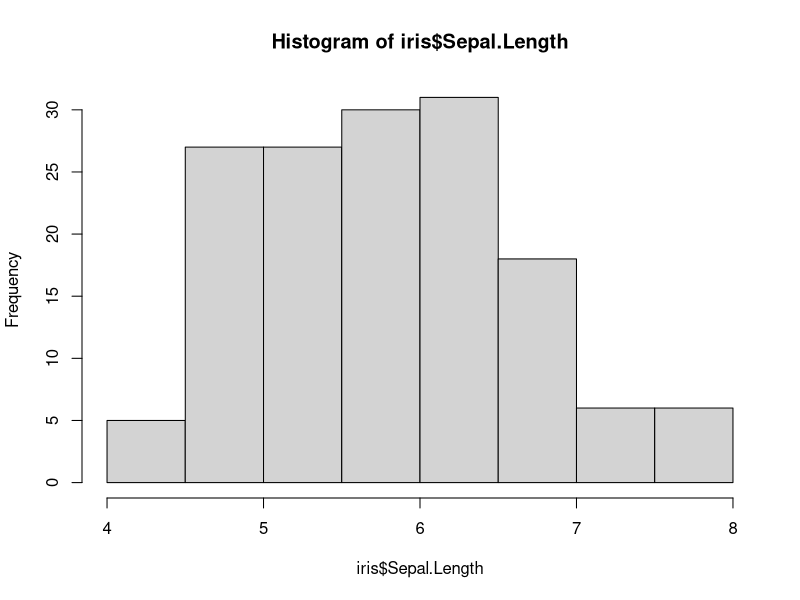
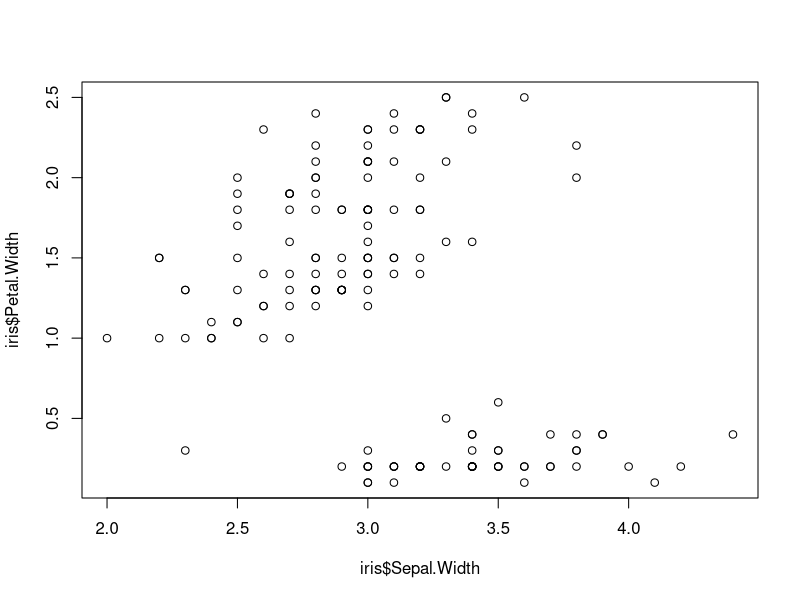
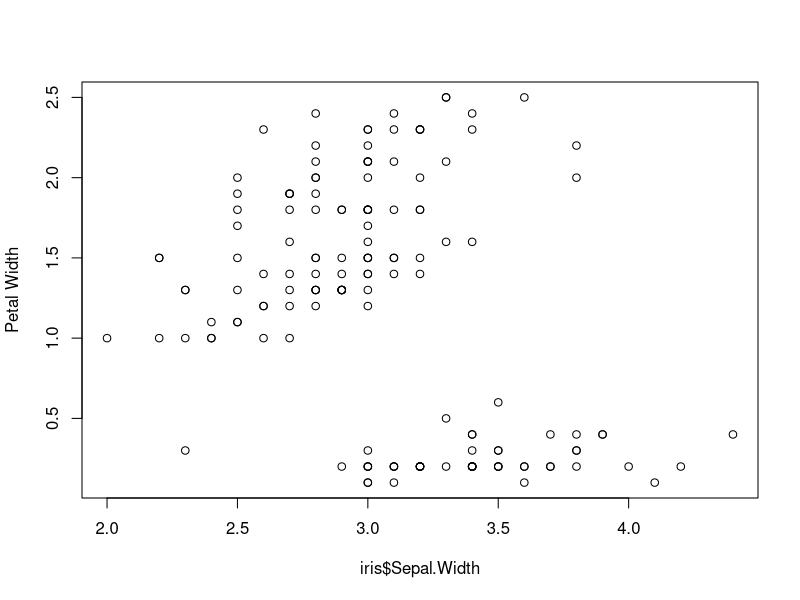
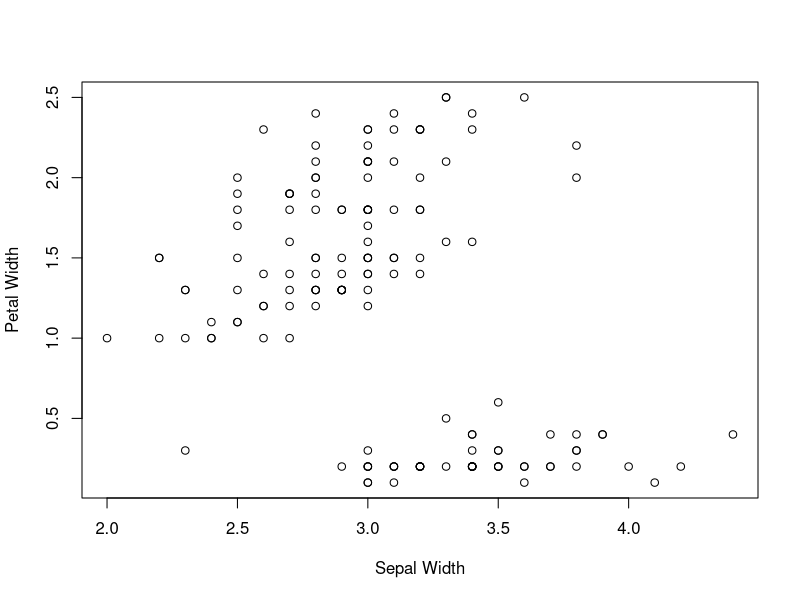
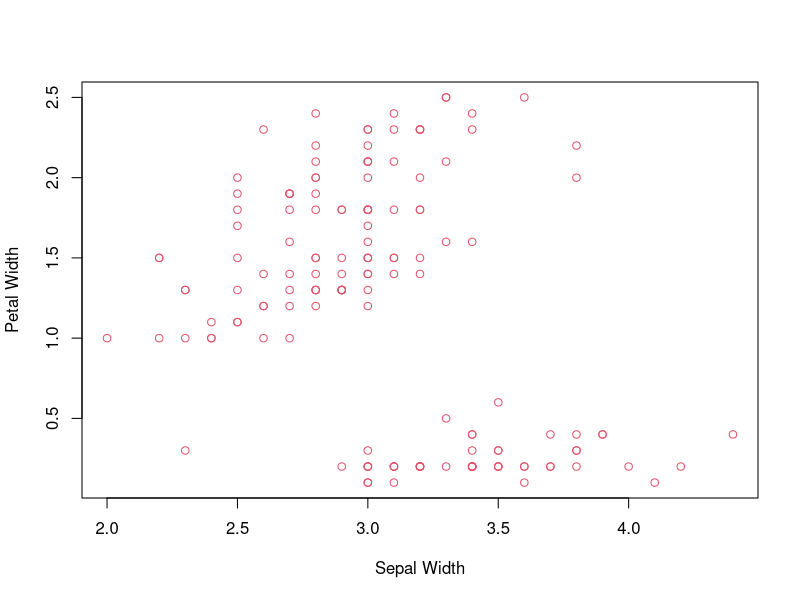
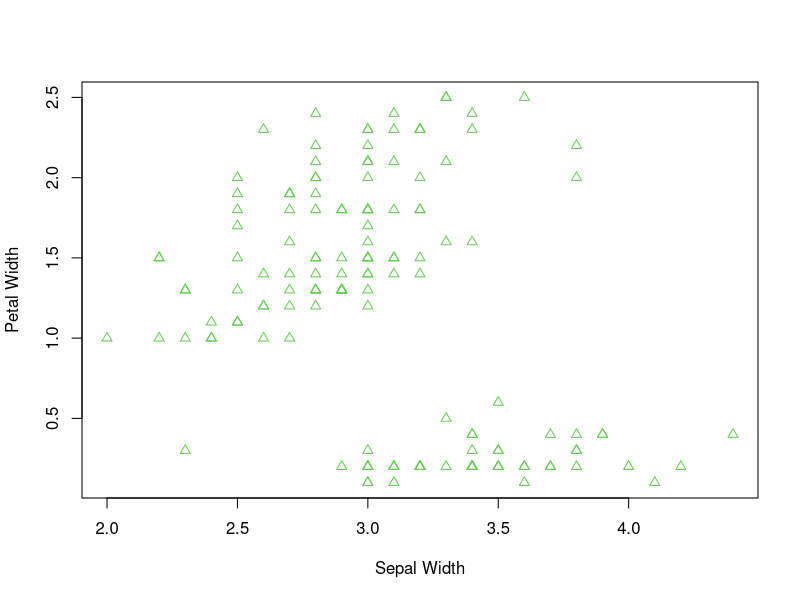
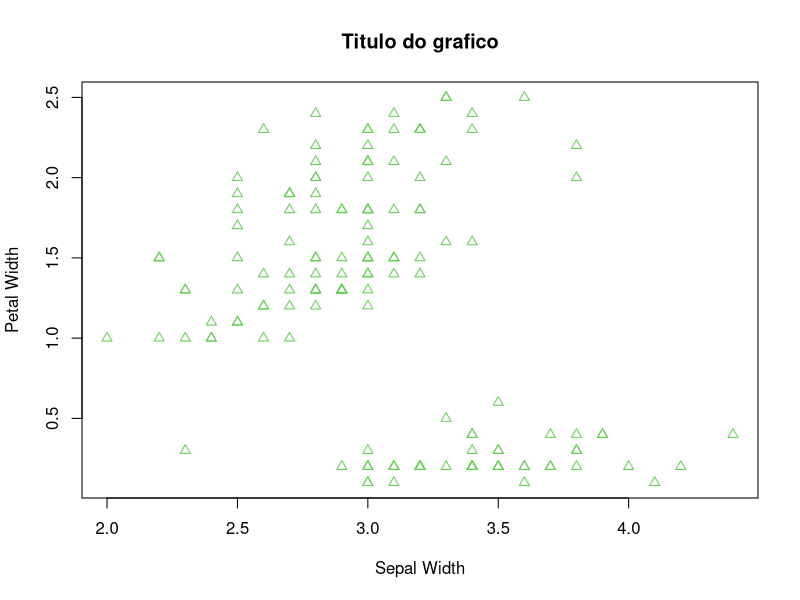
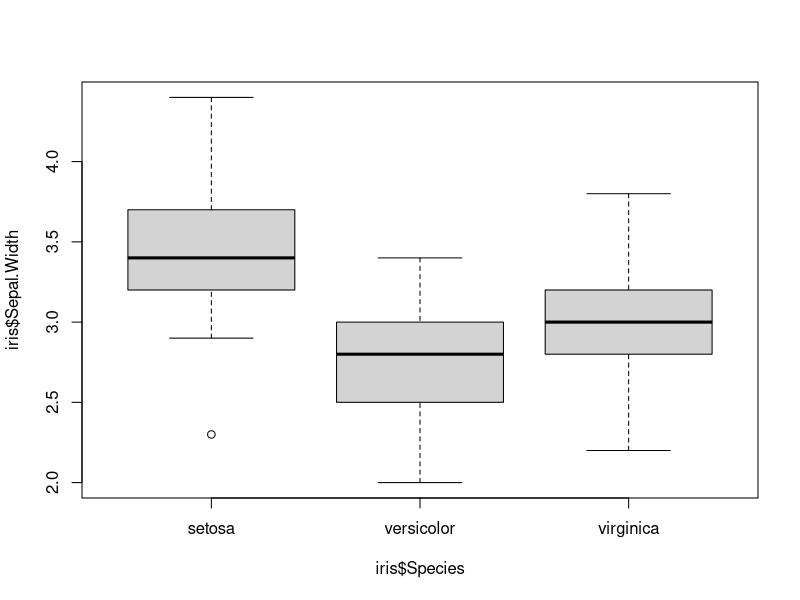

These figures' R source, in order:
## ---- chunk 1

#Importando banco de dados "iris"
data(iris)

#Criando histograma
hist(iris$Sepal.Length)
## ---- chunk 2
  
#Cria o grafico basico
plot(iris$Sepal.Width, iris$Petal.Width)

#adiciona o 'ylab' argumento para mudar o nome do eixo y
plot(iris$Sepal.Width, iris$Petal.Width, 
     ylab = "Petal Width")

#adiciona o argumento 'xlab' para mudar o nome do eixo x
plot(iris$Sepal.Width, iris$Petal.Width, 
     ylab = "Petal Width", 
     xlab = "Sepal Width"
     )

#argumento 'col' para mudar a cor dos pontos
plot(iris$Sepal.Width, iris$Petal.Width, 
     ylab = "Petal Width", 
     xlab = "Sepal Width",
     col = 2 #tente usar outros numeros para utilizar outras cores
     )
     
#argumento 'pch' para mudar o formato dos pontos
plot(iris$Sepal.Width, iris$Petal.Width, 
     ylab = "Petal Width", 
     xlab = "Sepal Width",
     col = 3,
     pch = 2
     )
     
#argumento 'main' para adicionar um titulo no grafico
plot(iris$Sepal.Width, iris$Petal.Width, 
     ylab = "Petal Width", 
     xlab = "Sepal Width",
     col = 3,
     pch = 2,
     main = "Titulo do grafico"
     )
     
## ---- chunk 3
  
#Chama o banco de dados iris do R
data(iris)

#Cria o grafico de boxplot basico
boxplot(iris$Sepal.Width ~ iris$Species)

#Boxplot personalizado
boxplot(iris$Sepal.Width ~ iris$Species,
        ylab = "Petal Width", 
        xlab = "Species",
        col = c(3,4,"tomato"),
        main = "Titulo do grafico"
        )

## ---- chunk 4

#Criando quantidade total de parasitas
qt_parasita <- c(10, 15, 29, 4)

#Criando parte corporal da ave
parte_corporal <- c("cabeca", "asa", "barriga", "cauda")

#Criando tabela
dados_parasita <- data.frame(qt_parasita, parte_corporal)

# Cria ndo gráfico de barras
grafico <- barplot(dados_parasita$qt_parasita, 
                   names.arg = dados_parasita$parte_corporal, #esse argumento diz que o nome das barras vao ser nomeados de acordo com a variavel parte corporal.
                   xlab = "Parte do Corpo",
                   ylab = "Quantidade de Parasitas",
                   ylim = c(0,35), #define os limites do eixo y (de 0 a 35)
                   col = "lightgreen",
                   border = "black")

# Adicionando os números acima das barras com a funcao text()
text(grafico, dados_parasita$qt_parasita,
     labels = dados_parasita$qt_parasita, 
     pos = 3, 
     cex = 0.8)

## ---- chunk 5
#Se o pacote já estiver instalado, você só precisa carregar o pacote
library(lattice) 

# Gráfico de dispersão condicionado por uma variável
xyplot(Sepal.Length ~ Sepal.Width | Species, 
       data = iris,
       main = "Scatterplot Condicionado por Espécie",
       xlab = "Largura da Sépala", 
       ylab = "Comprimento da Sépala")

# Histograma condicionado por uma variável
histogram(~ Petal.Length | Species, 
          data = iris,
          main = "Histograma Condicionado por Espécie",
          xlab = "Comprimento da Pétala")
